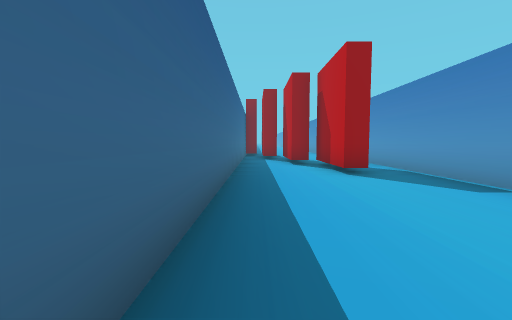
[1] (above)

13 first-person views from a walk through a 3-D level made in the Unity game engine. The camera is 1.3 m above the floor, tilts 4° down and sees 90° across. The floor is counted in squares, 2 m on a side. Each view is taken from the middle of a square. On the plan, view 1 faces up. The plan holds only what a view shows up to about 9 squares ahead; the rest is blank. The place goes on beyond the plan. The player character is not drawn.

[2]
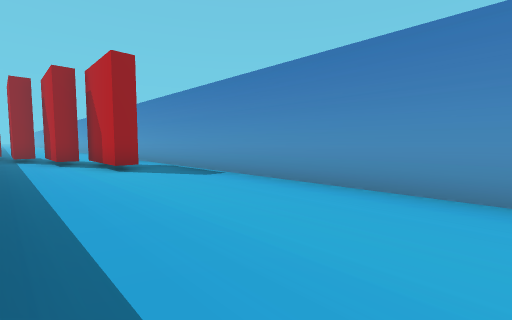

[3]
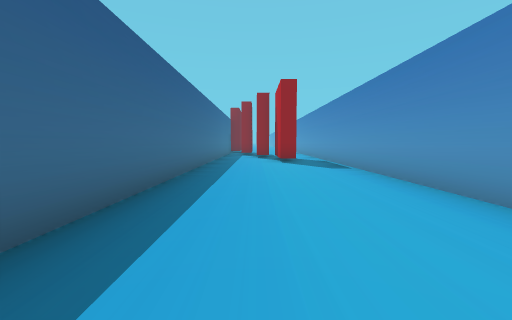

[4]
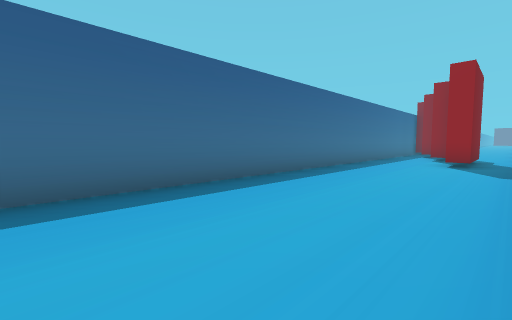

[5]
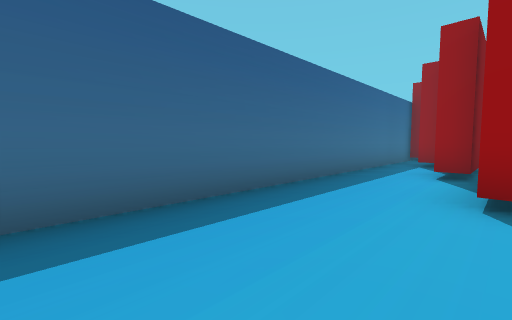

[6]
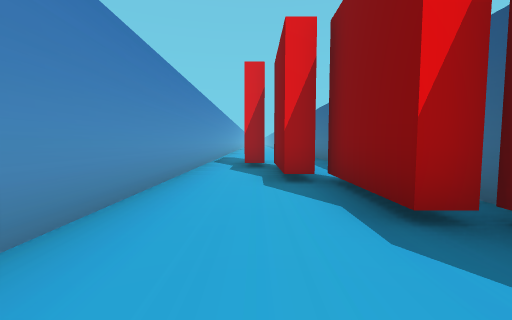

[7]
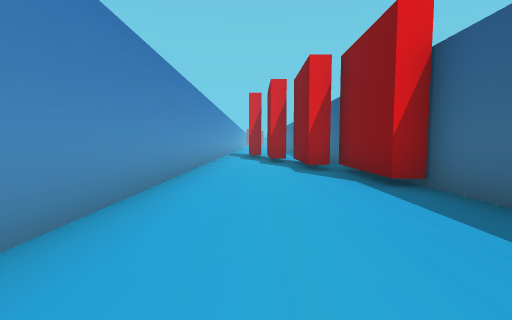

[8]
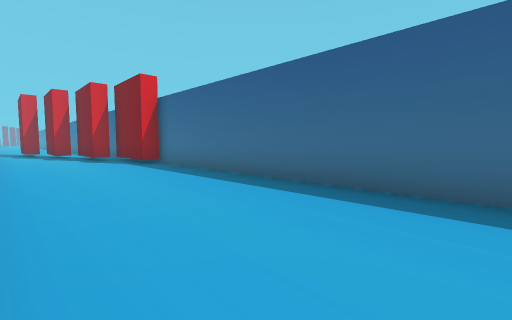

[9]
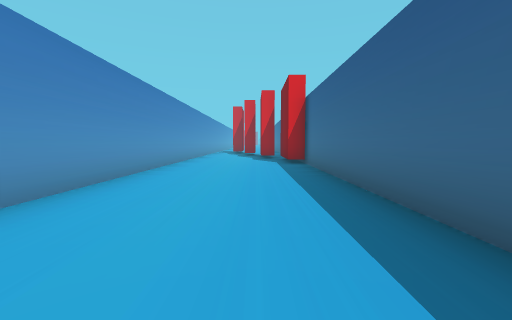

[10]
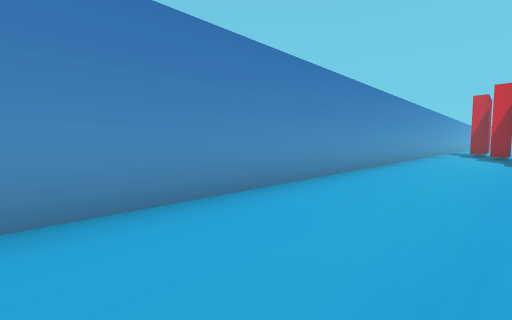

[11]
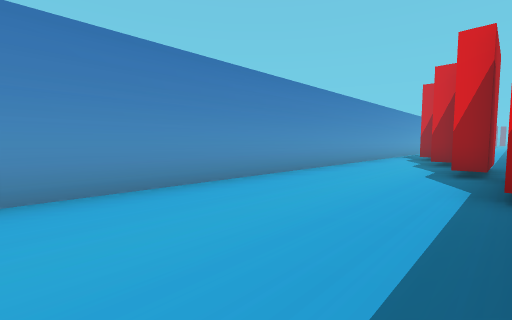

[12]
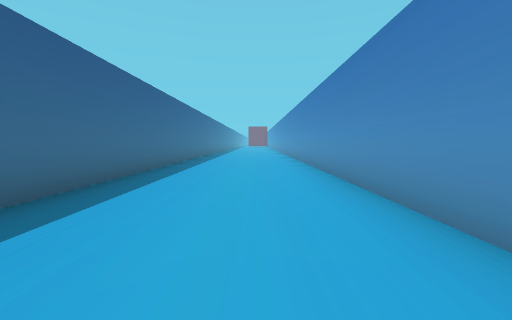

[13]
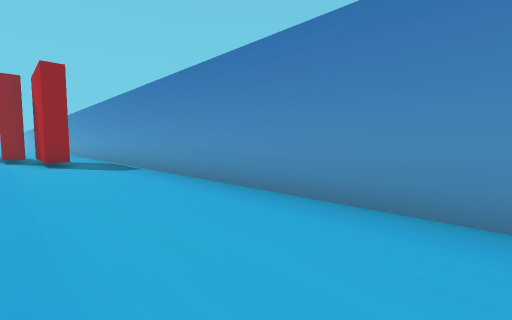

### Floor plan
Points are (right, up) in squares from view 1. A wall is a line through its corners. A room is listed if a view was taken in it or the views show most of it. See-through windows are left out.
Room 1 (views 1, 2, 3, 4, 5, 13)
walls: (1.8, 7.4) (1, 7.4) (1, 9.9); (3.5, -3.1) (3.5, 7.6); (2.3, 7.6) (2.3, 5.2) (1.8, 5.2) (1.8, 7.6); (0.8, 9.7) (0.3, 9.7) (0.3, 12.1); (-0.5, 12.1) (-0.5, -3.1)
ways out: opening at (3, 7) to room 2
Room 2 (views 6, 7, 8, 9, 10, 11, 12)
walls: (-0.5, 14.3) (0, 14.3) (0, 12.1) (0.8, 12.1) (0.8, 9.7); (1.5, 9.8) (1.5, 7.4); (-0.5, 22.5) (-0.5, 14); (1.8, 7.6) (2.3, 7.6); (3.5, 7.6) (3.5, 22.5)
ways out: opening at (3, 7) to room 1

Positions as (right, up) in squares from view 1, and headings:
1: (0, 0), facing up
2: (0, -1), facing up-right
3: (1, -3), facing up
4: (3, -3), facing up-left
5: (2, 2), facing up-left
6: (2, 14), facing down
7: (2, 18), facing down
8: (3, 22), facing down-left
9: (1, 22), facing down
10: (1, 22), facing down-right
11: (0, 18), facing down-right
12: (2, 15), facing up
13: (1, -3), facing up-right
